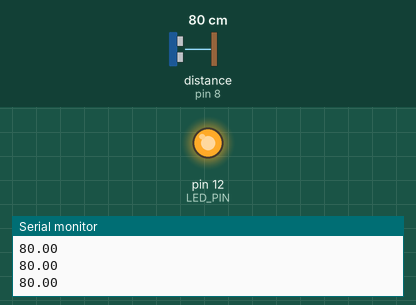
Recording of a sketch running on a simulated Arduino Uno, built with avr-gcc and run on an emulated ATmega328P. On the bench: output pins drawn as LEDs (lit = HIGH), the last lines printed to the serial monitor. Dashed ring = blinking. The test bench sets the inputs (shaded band); at power-on: distance to the obstacle (sensor on pin 8) 80 cm. The echo pulse lasts 58.3 µs per cm.

Above: at 1.2 s.
1.3 s: distance to the obstacle (sensor on pin 8) set to 16 cm
2.8 s: distance to the obstacle (sensor on pin 8) set to 12 cm
At 2.97 s:
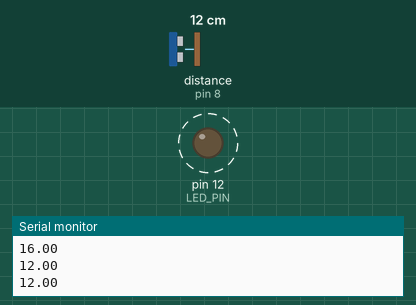
Timing chart, 0 to 11.8 s (numbered marks = the images above; inputs shaded):
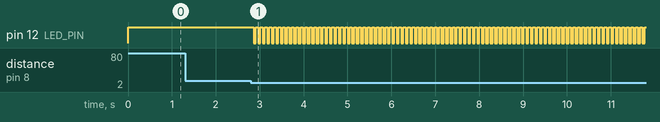

Measured:
- the behaviour switches between 15 and 14 cm on distance to the obstacle (sensor on pin 8) (found by bisection; images 0 and 1)
- after the input at 2.8 s, pin 12 (LED_PIN): alternates HIGH for 0.05 s and LOW for 0.05 s, starting after 0.06 s

The sketch:

ultrasonic_sensor_example.ino
```cpp
/*
 * This file contains an example of code that makes an LED blink rapidly when the ultrasonic sensor
 * senses something within 15cm. When nothing is detected, the LED stays on.
 *
 * This project requires the HCSR04 library by Martin Sosic https://github.com/Martinsos/arduino-lib-hc-sr04.
 * Install it through Tools->Manage Libraries. (Make sure you get the library by Martin Sosic, there are many
 * HC-SR04 libraries available)
 *
 * The wiring for this project is as follows:
 * - 1 LED wired to pin #12 (pin #12 -> resistor -> positive LED leg; negative LED leg -> ground)
 * - 1 ultrasonic sensor (HC-SR04) with trigger wired to pin #10 and echo to pin #8
 *     (HC-SR04 "Gnd" pin -> ground; HC-SR04 "VCC" pin -> 5V power; HC-SR04 "Echo" pin -> pin #8; HC-SR04 "Trig" pin -> pin #10)
 *
 * See https://github.com/Beaver-Country-Day-School/arduino_examples for other examples.
 */

#include <HCSR04.h>

const int LED_PIN = 12;
const int TRIGGER_PIN = 10;
const int ECHO_PIN = 8;

UltraSonicDistanceSensor distanceSensor(TRIGGER_PIN, ECHO_PIN);

void setup() {
  pinMode(LED_PIN, OUTPUT);
  Serial.begin(9600); // open the serial port at 9600 bps:
}

void loop() {
  float distance = distanceSensor.measureDistanceCm();
  Serial.println(distance);

  if(distance > 0.0 && distance < 15.0) {
    digitalWrite(LED_PIN, HIGH);
    delay(50);
    digitalWrite(LED_PIN, LOW);
    delay(50);
  } else {
    digitalWrite(LED_PIN, HIGH);
  }

}
```
